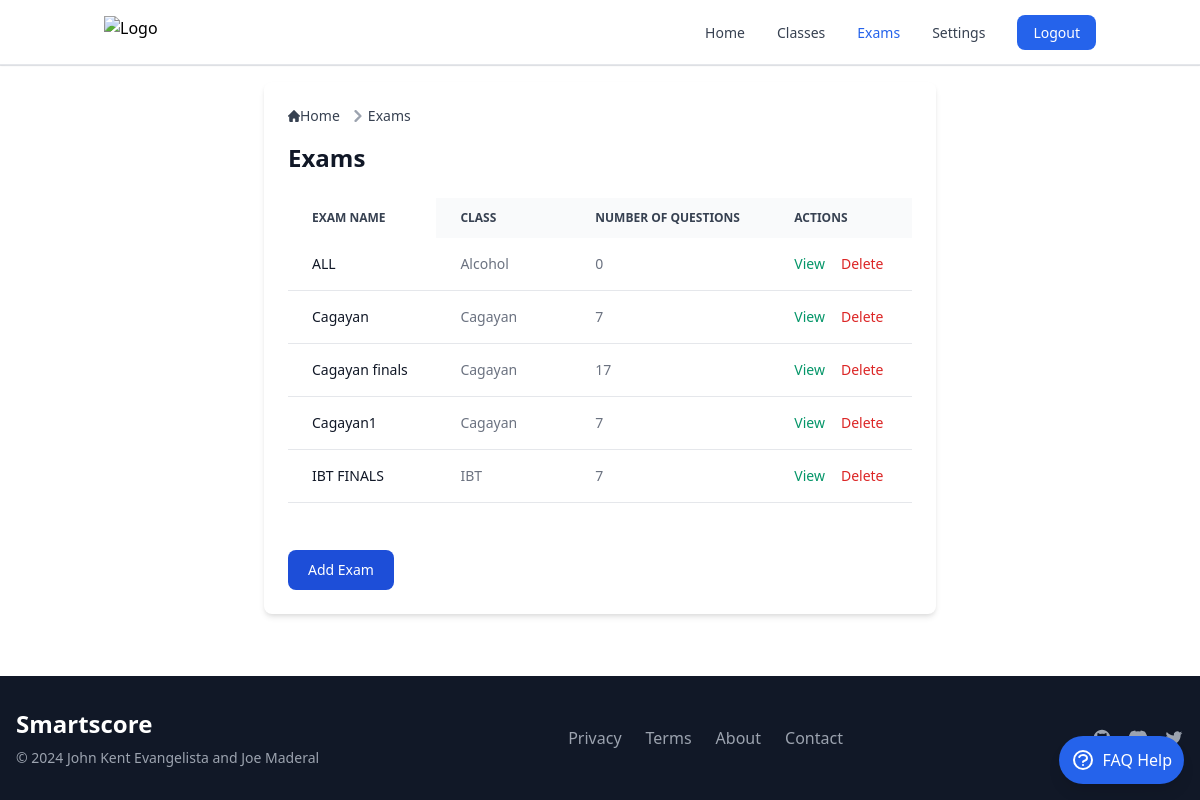
The app's page /exams/ (signed in) with its own data.
### smartscoreapp/models.py (models this page shows, shortened)
class Exam(models.Model):
    exam_id = models.CharField(max_length=3, unique=True, editable=False)
    name = models.CharField(max_length=50)
    class_assigned = models.ForeignKey(Class, related_name='exams', on_delete=models.SET_NULL, null=True)  # Set to NULL on class deletion
    questions = models.ManyToManyField(Question, related_name='exams')
    set_id = models.CharField(max_length=6, unique=True, blank=True)
    instructions = models.TextField(blank=True, null=True)
    time_limit = models.IntegerField(null=True, blank=True)

class Class(models.Model):
    name = models.CharField(max_length=100)
    description = models.TextField(blank=True)
    user = models.ForeignKey(settings.AUTH_USER_MODEL, on_delete=models.CASCADE)

### smartscoreapp/views.py (the view)
# urls.py: path('exams/', exams_view, name='exams'),
@login_required
def exams_view(request):
    user_instance = request.user
    if request.method == 'POST':
        form = ExamForm(request.POST, user=user_instance)
        if form.is_valid():
            exam = form.save(commit=False)
            exam.save()
            for i in range(3):
                ExamSet.objects.create(exam=exam, set_number=i + 1)
            messages.success(request, 'Exam and sets added successfully!')
            return redirect('exams')
        else:
            messages.error(request, 'There was an error adding the exam. Please check the form for errors.')
    else:
        form = ExamForm(user=user_instance)
    exams = Exam.objects.filter(class_assigned__user=user_instance)\
        .annotate(num_questions=Count('questions'))\
        .order_by('name')  # Add this line to sort alphabetically
    classes = Class.objects.filter(user=user_instance)
    context = {
        'exams': exams,
        'form': form,
        'classes': classes,
    }
    return render(request, 'exams.html', context)

### templates/exams/exams.html (shortened to what this page needs)
{% extends "base.html" %} {% block content %}
<div class="max-w-2xl mx-auto p-6 bg-white shadow-md rounded-lg">
  <nav class="flex mb-4" aria-label="Breadcrumb">
    <ol
      class="inline-flex items-center space-x-1 md:space-x-2 rtl:space-x-reverse"
    >
      <li class="inline-flex items-center">
        <a
          href="{% url 'index' %}"
          class="inline-flex items-center text-sm font-medium text-gray-700 hover:text-blue-600 dark:text-gray-400 dark:hover:text-white"
        >
          Home
        </a>
      </li>
      <li class="flex items-center">
        <svg
          class="rtl:rotate-180 w-3 h-3 text-gray-400 mx-1"
          aria-hidden="true"
          xmlns="http://www.w3.org/2000/svg"
          fill="none"
          viewBox="0 0 6 10"
        >
          <path
            stroke="currentColor"
            stroke-linecap="round"
            stroke-linejoin="round"
            stroke-width="2"
            d="m1 9 4-4-4-4"
          />
        </svg>
        <a
          href="{% url 'exams' %}"
          class="text-sm font-medium text-gray-700 hover:text-blue-600 dark:text-gray-400 dark:hover:text-white"
          >Exams</a
        >
      </li>
    </ol>
  </nav>
  <h1 class="text-2xl font-semibold text-gray-900 dark:text-white mb-6">
    Exams
  </h1>
  <div class="relative overflow-x-auto max-h-80 mb-6">
    <table
      class="min-w-full text-sm text-left text-gray-500 dark:text-gray-400"
    >
      <thead
        class="text-xs text-gray-700 uppercase bg-gray-50 dark:bg-gray-700 dark:text-gray-400"
      >
        <tr>
          <th
            scope="col"
            class="px-6 py-3 sticky left-0 bg-white dark:bg-gray-800 z-10"
          >
            Exam Name
          </th>
          <th scope="col" class="px-6 py-3">Class</th>
          <th scope="col" class="px-6 py-3">Number of Questions</th>
          <th scope="col" class="px-6 py-3 min-w-[150px]">Actions</th>
        </tr>
      </thead>
      <tbody>
        {% for exam in exams %}
        <tr class="bg-white border-b dark:bg-gray-800 dark:border-gray-700">
          <td
            class="px-6 py-4 font-medium text-gray-900 dark:text-white sticky left-0 bg-white dark:bg-gray-800 z-10"
          >
            {{ exam.name }}
          </td>
          <td class="px-6 py-4">{{ exam.class_assigned.name }}</td>
          <td class="px-6 py-4">{{ exam.num_questions }}</td>
          <td class="px-6 py-4 flex gap-4">
            <a
              href="{% url 'exam_detail' exam.id %}"
              class="text-green-600 hover:underline"
              >View</a
            >
            <a
              href="{% url 'delete_exam' exam.id %}"
              class="text-red-600 hover:underline"
              onclick="return confirm('Are you sure you want to delete this exam?');"
              >Delete</a
            >
          </td>
        </tr>
        {% endfor %}
      </tbody>
    </table>
  </div>
  <div class="add-exam-section mt-8">
    <button
      data-modal-target="add-exam-modal"
      data-modal-toggle="add-exam-modal"
      class="block text-white bg-blue-700 hover:bg-blue-800 focus:ring-4 focus:outline-none focus:ring-blue-300 font-medium rounded-lg text-sm px-5 py-2.5 text-center dark:bg-blue-600 dark:hover:bg-blue-700 dark:focus:ring-blue-800"
      type="button"
    >
      Add Exam
    </button>
  </div>
</div>
{% endblock %}

### records on screen
Exam: name "ALL", class_assigned.name "Alcohol", num_questions "0"
Exam: name "Cagayan", class_assigned.name "Cagayan", num_questions "7"
Exam: name "Cagayan finals", class_assigned.name "Cagayan", num_questions "17"
Exam: name "Cagayan1", class_assigned.name "Cagayan", num_questions "7"
Exam: name "IBT FINALS", class_assigned.name "IBT", num_questions "7"
